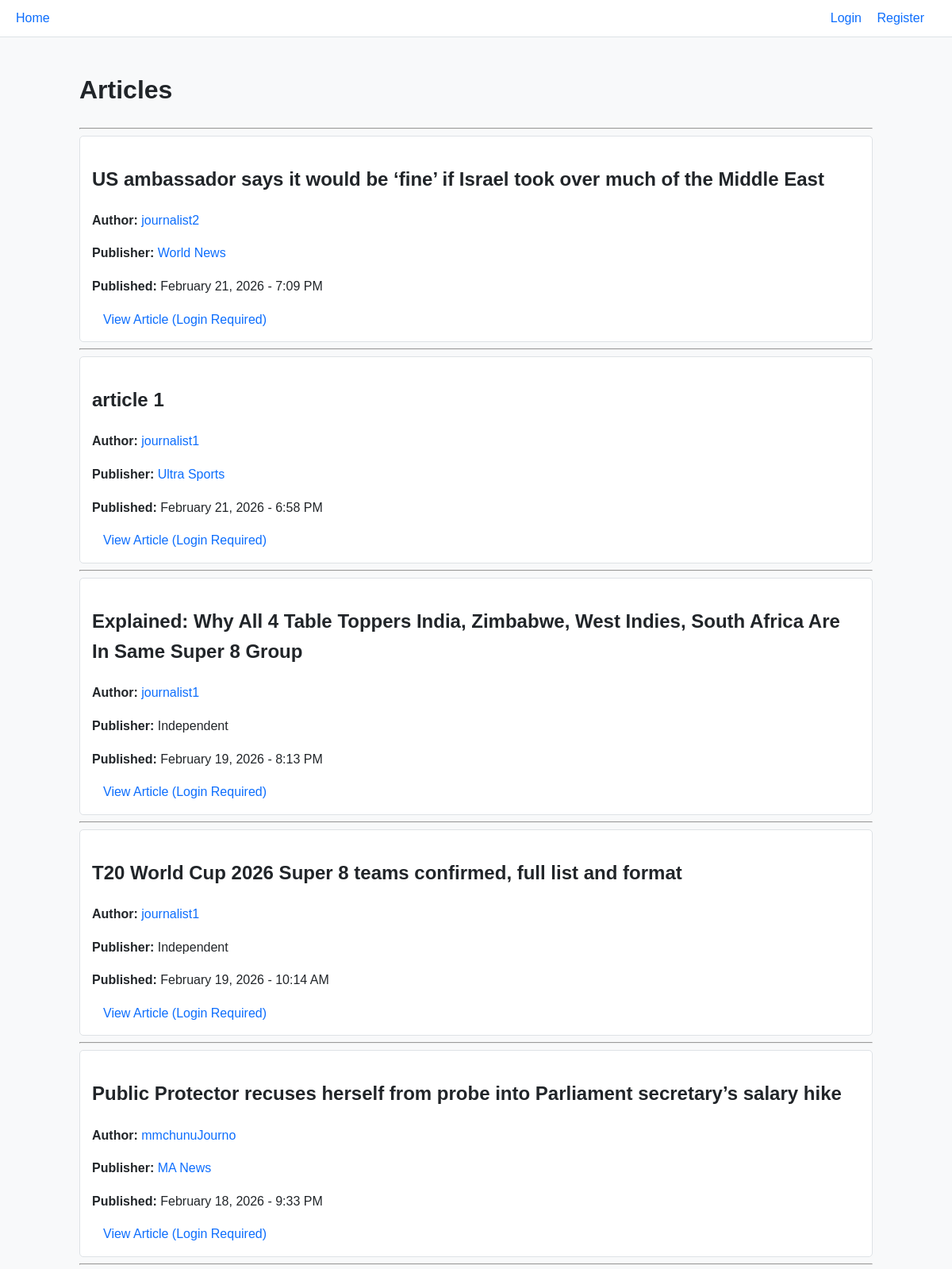
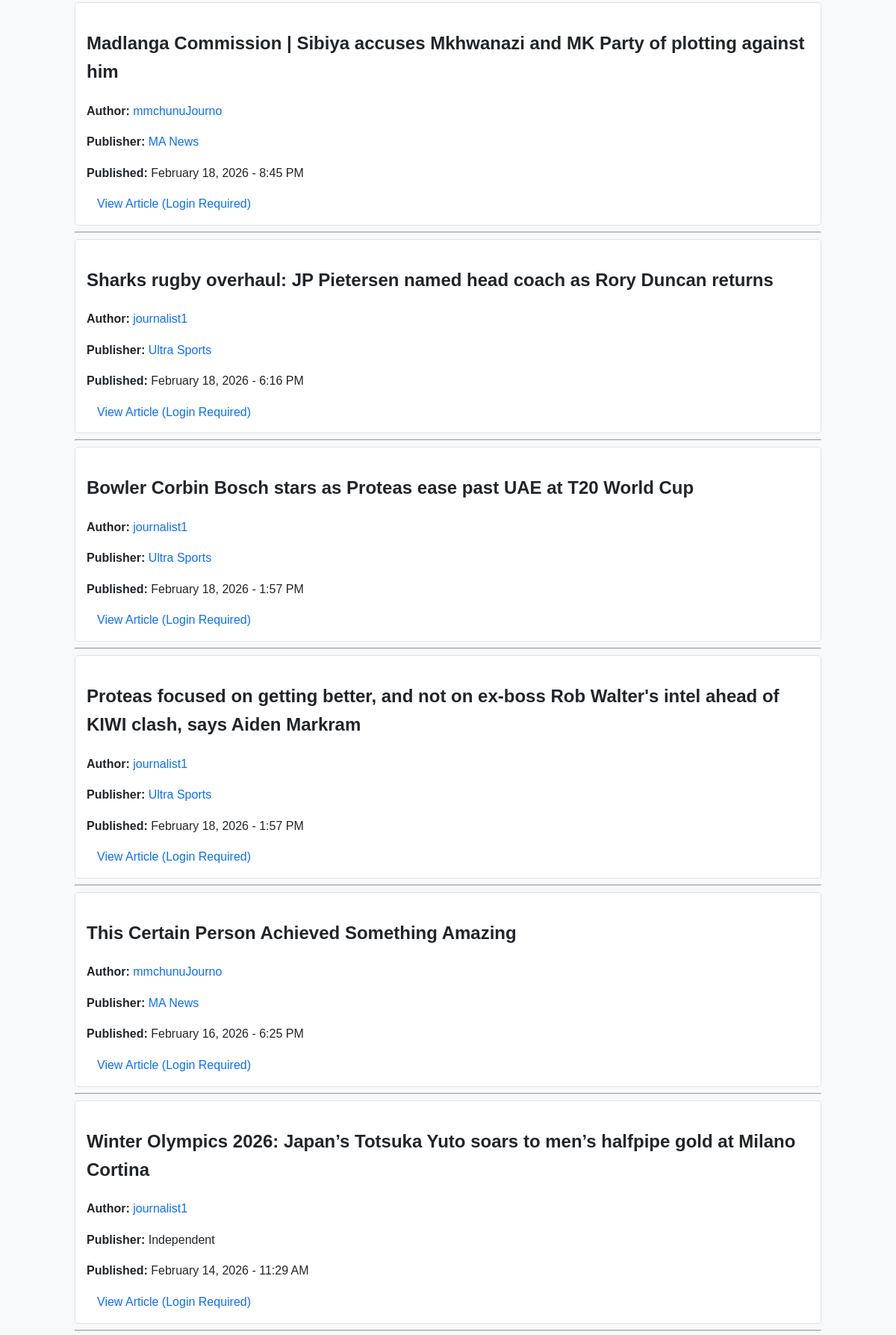
The app's page /articles/ (upper part) with its own data (2 pictures, top to bottom).
### news/models.py (models this page shows, shortened)
class Article(models.Model):
    title = models.CharField(max_length=255, help_text="Title of the article.")
    content = models.TextField(help_text="Full content of the article.")
    author = models.ForeignKey(
        settings.AUTH_USER_MODEL,
        on_delete=models.CASCADE,
        related_name="articles",
        help_text="Journalist who authored the article.",
    )
    publisher = models.ForeignKey(
        Publisher,
        on_delete=models.SET_NULL,
        null=True,
        blank=True,
        related_name="articles",
        help_text="Publisher under which the article is published (optional).",
    )
    is_approved = models.BooleanField(
        default=False,
        help_text="Indicates whether the article has been approved by an editor.",
    )
    created_at = models.DateTimeField(
        auto_now_add=True, help_text="Timestamp when the article was created."
    )
    updated_at = models.DateTimeField(
        auto_now=True, help_text="Timestamp when the article was last updated."
    )
    published_at = models.DateTimeField(
        null=True,
        blank=True,
        help_text="Timestamp when the article is published (approved).",
    )
    class Meta:
        ordering = ["-published_at", "-created_at"]

class CustomUser(AbstractUser):
    role = models.CharField(
        max_length=20,
        choices=ROLE_CHOICES,
        default=ROLE_READER,
        help_text="Role of the user: Reader, Journalist, or Editor",
    )

class Publisher(models.Model):
    name = models.CharField(
        max_length=255, unique=True, help_text="Unique name of the publisher."
    )
    description = models.TextField(
        blank=True, help_text="Optional description of the publisher."
    )
    editors = models.ManyToManyField(
        settings.AUTH_USER_MODEL,
        related_name="editor_publishers",
        blank=True,
        help_text="Editors associated with this publisher.",
    )
    journalists = models.ManyToManyField(
        settings.AUTH_USER_MODEL,
        related_name="journalist_publishers",
        blank=True,
        help_text="Journalists associated with this publisher.",
    )
    created_at = models.DateTimeField(
        auto_now_add=True, help_text="Timestamp when the publisher was created."
    )

### news/views.py (the view, shortened to what this page needs)
# urls.py: path("articles/", views.article_list, name="article_list"),
def article_list(request):
    user = request.user
    if user.is_authenticated and user.role == "editor":
        approved_articles = Article.objects.filter(is_approved=True)
        pending_articles = Article.objects.filter(
            is_approved=False, publisher__editors=user
        )
        articles = (approved_articles | pending_articles).distinct()
    else:
        articles = Article.objects.filter(is_approved=True)
    for article in articles:
        article.can_edit = False
        article.can_delete = False
        article.can_approve = False
    articles = articles.order_by("-published_at", "-created_at")
    return render(request, "news/article_list.html", {"articles": articles})

### news/templates/news/article_list.html (shortened to what this page needs)
{% extends "news/base.html" %}
{% block content %}
<h1>Articles</h1>
<hr>
{% for article in articles %}
    <div class="article-card">
        <h2>{{ article.title }}</h2>
        <p>
            <strong>Author:</strong>
            <a href="{% url 'journalist_detail' article.author.pk %}" class="link">
                {{ article.author.username }}
            </a>
        </p>
        <p>
            <strong>Publisher:</strong>
            {% if article.publisher %}
                <a href="{% url 'publisher_detail' article.publisher.pk %}" class="link">
                    {{ article.publisher.name }}
                </a>
            {% else %}
                Independent
            {% endif %}
        </p>
        <p>
            <strong>Published:</strong>
            {% if article.published_at %}
                {{ article.published_at|date:"F d, Y - g:i A" }}
            {% else %}
                Not published yet
            {% endif %}
        </p>
        <div class="article-buttons">
            {% if user.is_authenticated %}
                <a href="{% url 'article_detail' article.pk %}" class="btn btn-primary">View Article</a>
            {% else %}
                <a href="{% url 'login' %}?next={% url 'article_detail' article.pk %}" class="btn btn-secondary">
                    View Article (Login Required)
                </a>
            {% endif %}
        </div>
    </div>
    <hr>
{% empty %}
    <p>No articles available.</p>
{% endfor %}
{% endblock %}

### static/news/css/styles.css (style rules this page uses)
body { font-family: Arial, Helvetica, sans-serif; background-color: #f8f9fa; color: #212529; margin: 0; padding: 0; line-height: 1.6; }
a { text-decoration: none; color: #0d6efd; }
.btn { cursor: pointer; border: none; border-radius: 5px; padding: 8px 14px; font-size: 1em; text-align: center; }
.article-card, .newsletter-card { background-color: #ffffff; border: 1px solid #dee2e6; border-radius: 5px; padding: 15px; }

### records on screen
Article: title "US ambassador says it would be ‘fine’ if Israel took over much of the Middle East", author.username "journalist2", publisher.name "World News", published_at "February 21, 2026 - 7:09 PM"
Article: title "article 1", author.username "journalist1", publisher.name "Ultra Sports", published_at "February 21, 2026 - 6:58 PM"
Article: title "Explained: Why All 4 Table Toppers India, Zimbabwe, West Indies, South Africa Are In Same Super 8 Group", author.username "journalist1", shows "Independent", published_at "February 19, 2026 - 8:13 PM"
Article: title "T20 World Cup 2026 Super 8 teams confirmed, full list and format", author.username "journalist1", shows "Independent", published_at "February 19, 2026 - 10:14 AM"
Article: title "Public Protector recuses herself from probe into Parliament secretary’s salary hike", author.username "mmchunuJourno", publisher.name "MA News", published_at "February 18, 2026 - 9:33 PM"
Article: title "Madlanga Commission | Sibiya accuses Mkhwanazi and MK Party of plotting against him", author.username "mmchunuJourno", publisher.name "MA News", published_at "February 18, 2026 - 8:45 PM"
Article: title "Sharks rugby overhaul: JP Pietersen named head coach as Rory Duncan returns", author.username "journalist1", publisher.name "Ultra Sports", published_at "February 18, 2026 - 6:16 PM"
Article: title "Bowler Corbin Bosch stars as Proteas ease past UAE at T20 World Cup", author.username "journalist1", publisher.name "Ultra Sports", published_at "February 18, 2026 - 1:57 PM"
Article: title "Proteas focused on getting better, and not on ex-boss Rob Walter's intel ahead of KIWI clash, says Aiden Markram", author.username "journalist1", publisher.name "Ultra Sports", published_at "February 18, 2026 - 1:57 PM"
Article: title "This Certain Person Achieved Something Amazing", author.username "mmchunuJourno", publisher.name "MA News", published_at "February 16, 2026 - 6:25 PM"
Article: title "Winter Olympics 2026: Japan’s Totsuka Yuto soars to men’s halfpipe gold at Milano Cortina", author.username "journalist1", shows "Independent", published_at "February 14, 2026 - 11:29 AM"
